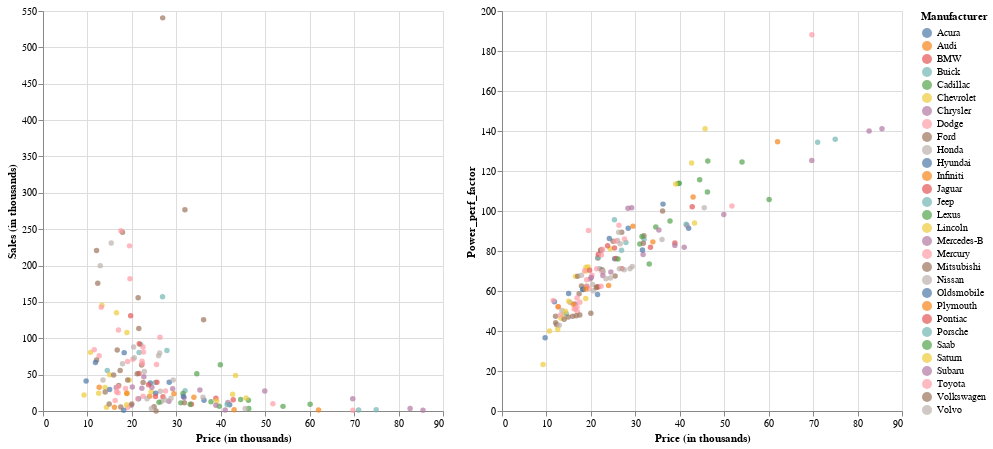

Source (notebook cell):
### Code cell
# Create the dropdown selection
dropdown = alt.binding_select(options=list(carsales['Manufacturer'].unique()))
selection = alt.selection_single(fields=['Manufacturer'], bind=dropdown, name='Select from the dropdown the car')
# Create the scatter plot
scatter1 = alt.Chart(carsales).mark_circle().encode(
    x=alt.X('Price_in_thousands:Q', title='Price (in thousands)'),
    y=alt.Y('Sales_in_thousands:Q', title='Sales (in thousands)'),
    color=alt.condition(selection, 'Manufacturer:N', alt.value('lightgray')),
    tooltip=['Manufacturer:N']
).add_selection(selection).properties(
    width=400,
    height=400
)


# Create the scatter plot
scatter2 = alt.Chart(carsales).mark_circle().encode(
    x=alt.X('Price_in_thousands:Q', title='Price (in thousands)'),
    y=alt.Y('Power_perf_factor:Q', title='Power_perf_factor'),
    color=alt.condition(selection, 'Manufacturer:N', alt.value('lightgray')),
    tooltip=['Model:N']
).add_selection(selection).properties(
    width=400,
    height=400
)



# Combine plots and legend into a single chart
charts = alt.hconcat(scatter1, scatter2)

chart_with_legend = charts

# Display chart
chart_with_legend

### Figure 1 — Vega-Lite specification as saved in the notebook (floating-point values rounded to 4 significant figures; data arrays with more than 128 entries replaced by an {"elided": "..."} marker saying what was removed)
{"config": {"view": {"continuousWidth": 400, "continuousHeight": 300}}, "hconcat": [{"mark": "circle", "encoding": {"color": {"condition": {"field": "Manufacturer", "type": "nominal", "selection": "Select from the dropdown the car"}, "value": "lightgray"}, "tooltip": [{"field": "Manufacturer", "type": "nominal"}], "x": {"field": "Price_in_thousands", "title": "Price (in thousands)", "type": "quantitative"}, "y": {"field": "Sales_in_thousands", "title": "Sales (in thousands)", "type": "quantitative"}}, "height": 400, "selection": {"Select from the dropdown the car": {"type": "single", "fields": ["Manufacturer"], "bind": {"input": "select", "options": ["Acura", "Audi", "BMW", "Buick", "Cadillac", "Chevrolet", "Chrysler", "Dodge", "Ford", "Honda", "Hyundai", "Infiniti", "Jaguar", "Jeep", "Lexus", "Lincoln", "Mitsubishi", "Mercury", "Mercedes-B", "Nissan", "Oldsmobile", "Plymouth", "Pontiac", "Porsche", "Saab", "Saturn", "Subaru", "Toyota", "Volkswagen", "Volvo"]}}}, "width": 400}, {"mark": "circle", "encoding": {"color": {"condition": {"field": "Manufacturer", "type": "nominal", "selection": "Select from the dropdown the car"}, "value": "lightgray"}, "tooltip": [{"field": "Model", "type": "nominal"}], "x": {"field": "Price_in_thousands", "title": "Price (in thousands)", "type": "quantitative"}, "y": {"field": "Power_perf_factor", "title": "Power_perf_factor", "type": "quantitative"}}, "height": 400, "selection": {"Select from the dropdown the car": {"type": "single", "fields": ["Manufacturer"], "bind": {"input": "select", "options": ["Acura", "Audi", "BMW", "Buick", "Cadillac", "Chevrolet", "Chrysler", "Dodge", "Ford", "Honda", "Hyundai", "Infiniti", "Jaguar", "Jeep", "Lexus", "Lincoln", "Mitsubishi", "Mercury", "Mercedes-B", "Nissan", "Oldsmobile", "Plymouth", "Pontiac", "Porsche", "Saab", "Saturn", "Subaru", "Toyota", "Volkswagen", "Volvo"]}}}, "width": 400}], "data": {"name": "data-3b53e46f7fd8086d9ed61ecfe2ec4620"}, "$schema": "https://vega.github.io/schema/vega-lite/v4.17.0.json", "datasets": {"data-3b53e46f7fd8086d9ed61ecfe2ec4620": {"elided": "157 records"}}}
